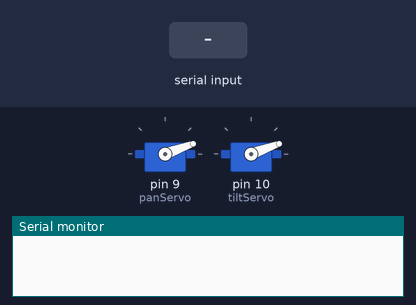
Simulated run of this sketch. Board: Arduino Uno, built with avr-gcc and run on an emulated ATmega328P. On the bench: 2 × servo, the last lines printed to the serial monitor. The inputs (shaded band) are chosen by the test bench.

Above: at 1.2 s.
1.3 s: "p90\n" received over Serial
At 3.0 s:
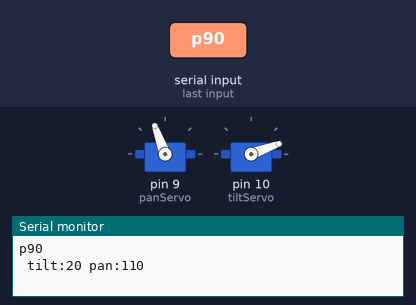
3.8 s: "t90\n" received over Serial
At 5.1 s:
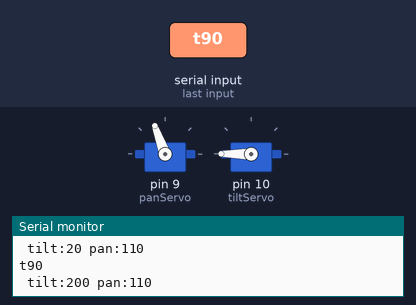
6.3 s: "t,45\n" received over Serial
At 8.1 s:
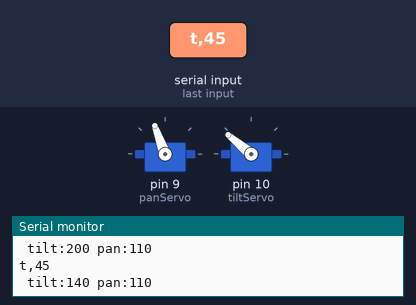
8.8 s: "p90\n" received over Serial
At 10.1 s:
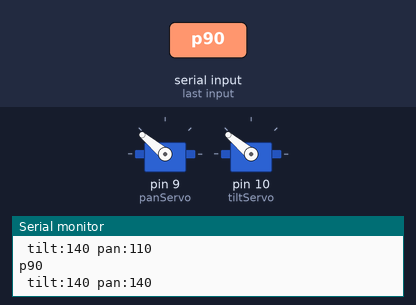
11.3 s: "t90\n" received over Serial
At 13.1 s:
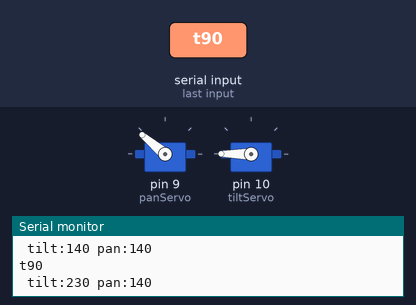
Timing chart, 0 to 14.6 s (numbered marks = the images above; inputs shaded):
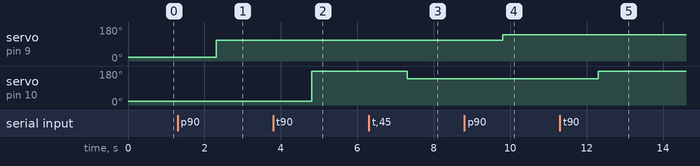

The sketch:

servo.ino
```cpp
#include <Servo.h>
Servo tiltServo,
      panServo;

int panMax = 140,
    panMin = 20,
    tiltMax = 180,
    tiltMin = 20,
    tiltAngle = tiltMin, // 20 - 180
    panAngle = panMin;// 0 - 140 excluding

void setup() {
  Serial.begin(9600);
  panServo.attach(9);
  tiltServo.attach(10);  // attaches the servo on pin 9 to the servo object

  tiltServo.write(tiltAngle);
  panServo.write(panAngle);
}

void loop() {

  while(Serial.available()) {
    String operation = Serial.readString();
    char operationName = operation.charAt(0);
    int angle = operation.substring(1).toInt();

    switch(operationName){
      case 'p':
        pan(angle);
        break;
      case 't':
        tilt(angle);
        break;
    }

    Serial.println(operation + " tilt:" + tiltAngle + " pan:" + panAngle);
  }
  delay(10);
}

void tilt(int angle){
  tiltAngle = sanitizeAngles(tiltAngle, angle, tiltMin, tiltMax);
  tiltAngle += angle;
  tiltServo.write(tiltAngle);
}

void pan(int angle){
  panAngle = sanitizeAngles(panAngle, angle, panMin, panMax);
  panServo.write(panAngle);
}

int sanitizeAngles(int current, int change, int min, int max){
  int afterChange = current + change;
  if(afterChange > panMax) return panMax;
  if(afterChange < panMin) return panMin;
  return afterChange;
}
```

Measured:
- after the input at 1.3 s, servo on pin 9 (panServo): 20° → 110° after 1.0 s
- after the input at 3.8 s, servo on pin 10 (tiltServo): 20° → 180° after 1.0 s
- after the input at 6.3 s, servo on pin 10 (tiltServo): 180° → 140° after 1.0 s
- after the input at 8.8 s, servo on pin 9 (panServo): 110° → 140° after 1.0 s
- after the input at 11.3 s, servo on pin 10 (tiltServo): 140° → 180° after 1.0 s
